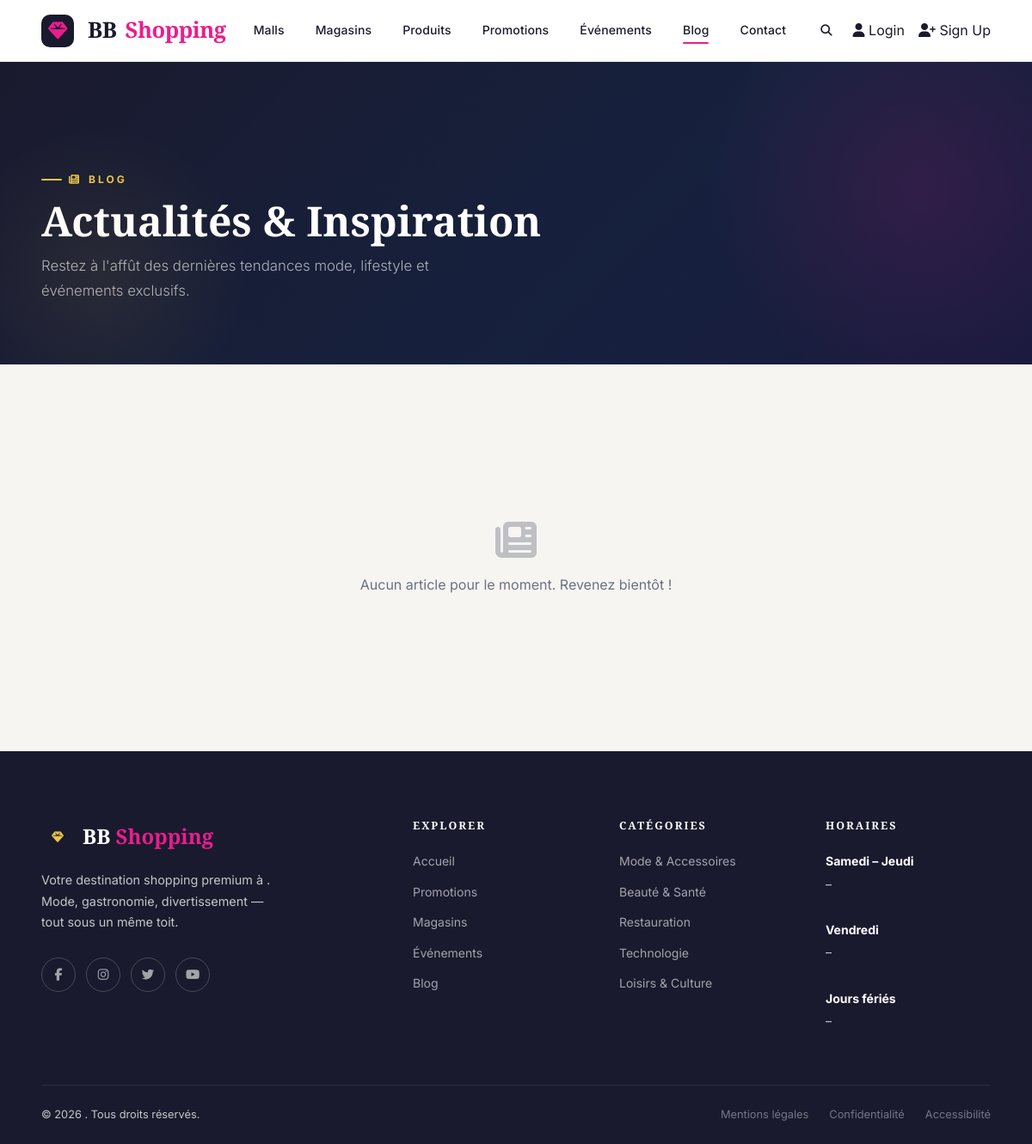
The page /blogs/ on the database as committed earlier.
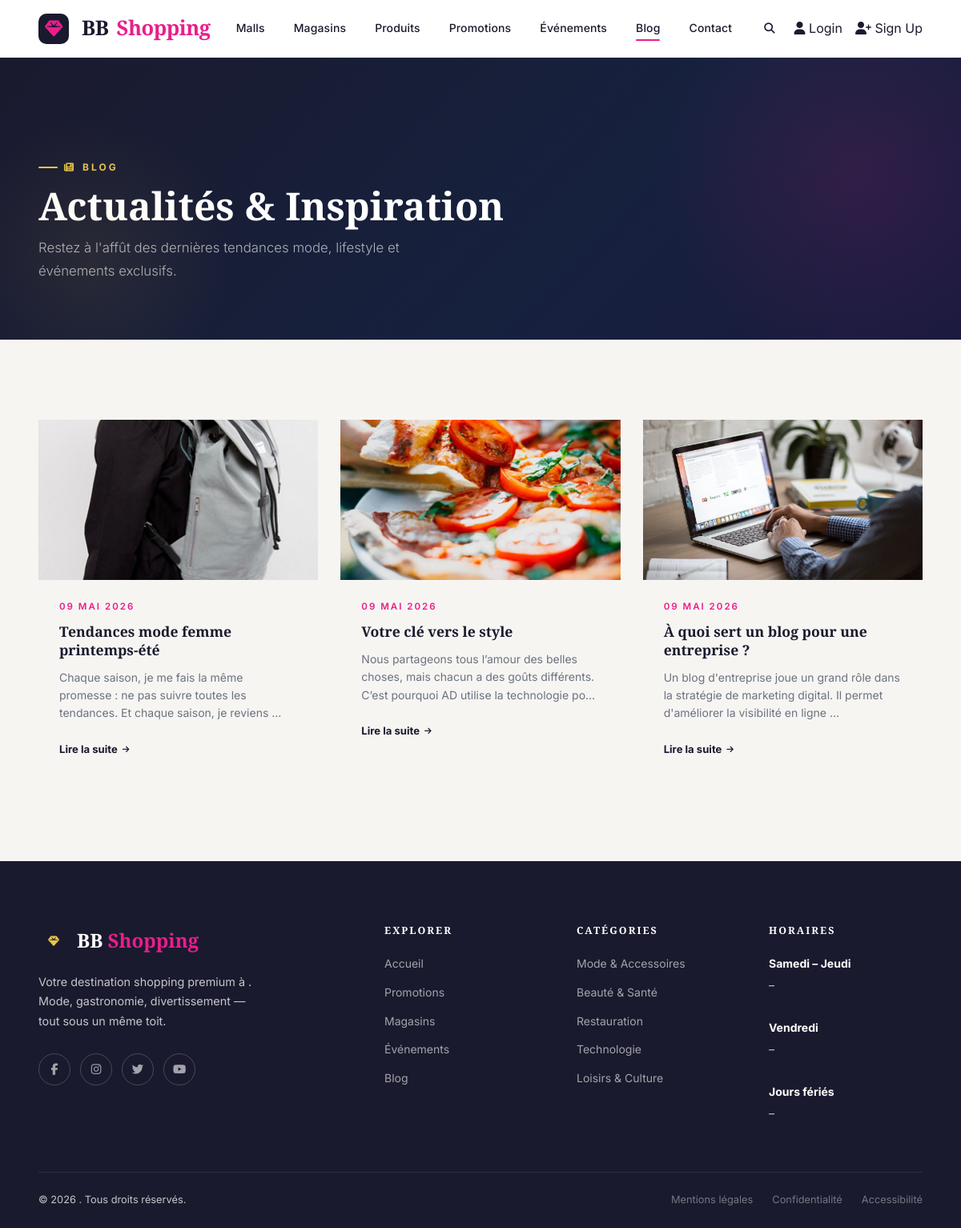
The same page on the database as committed later.
### centre_commercial/models.py (models this page shows, shortened)
class ArticleBlog(models.Model):
    mall = models.ForeignKey(Mall, on_delete=models.SET_NULL, null=True, blank=True, related_name='blogs')
    title = models.CharField(max_length=200, verbose_name="Title")
    slug = models.SlugField(unique=True, blank=True)
    content = models.TextField(blank=True, verbose_name="Content")
    image = models.ImageField(upload_to='blog/', verbose_name="Image")
    date_publication = models.DateTimeField(auto_now_add=True, verbose_name="Date publication")
    class Meta:
        verbose_name = "Blog Article"
        verbose_name_plural = "Blog Articles"

### centre_commercial/views.py (the view)
# urls.py: path('blogs/', views.ArticleBlogListView.as_view(), name='blogs_all'),
class ArticleBlogListView(ListView):
    model = ArticleBlog
    template_name = 'mall/blog_list.html'
    context_object_name = 'articles'
    ordering = ['-date_publication']
    def get_queryset(self):
        self.mall_slug = self.kwargs.get('slug')
        self.mall = None
        if self.mall_slug:
            self.mall = get_object_or_404(Mall, slug=self.mall_slug)
            return ArticleBlog.objects.filter(mall=self.mall).order_by('-date_publication')
        return ArticleBlog.objects.all().order_by('-date_publication')
    def get_context_data(self, **kwargs):
        context = super().get_context_data(**kwargs)
        context['mall'] = self.mall
        return context

### centre_commercial/context_processors.py (called while the page is built)
def cart_processor(request):
    cart_count = 0
    if request.user.is_authenticated:
        order = Order.objects.filter(user=request.user, status='pending').first()
        if order:
            cart_count = sum(item.quantity for item in order.items.all())
    return {
        'cart_count': cart_count
    }

def wishlist_processor(request):
    wishlist_count = 0
    mall_slug = None
    if request.user.is_authenticated:
        wishlist = getattr(request.user, 'wishlist', None)
        if wishlist:
            wishlist_count = wishlist.products.count()
    if request.resolver_match:
        mall_slug = request.resolver_match.kwargs.get('mall_slug')
    return {
        'wishlist_count': wishlist_count,
        'mall_slug': mall_slug
    }

### templates/mall/blog_list.html (shortened to what this page needs)
{% extends 'base.html' %}
{% block content %}
<section class="ym-page-hero">
  <div class="ym-container">
    <p class="ym-eyebrow"><i class="fas fa-newspaper"></i> Blog</p>
    <h1 class="ym-section-title">Actualités &amp; Inspiration</h1>
    <p class="ym-section-subtitle">Restez à l'affût des dernières tendances mode, lifestyle et événements exclusifs.</p>
  </div>
</section>
<section class="ym-section ym-section--gray">
  <div class="ym-container">
    <div class="ym-blog-grid ym-reveal">
      {% for article in articles %}
        <div style="position: relative;">
        <a href="{% url 'blog_detail' article.mall.slug article.slug %}" aria-label="Lire: {{ article.title }}">
        <div class="ym-blog-card__image-wrap">
          {% if article.image %}
          <img src="{{ article.image.url }}" alt="{{ article.title }}">
          {% else %}
          <div class="ym-blog-card__image-placeholder">
            <i class="fas fa-newspaper"></i>
          </div>
          {% endif %}
        </div>
        <div class="ym-blog-card__body">
          <p class="ym-blog-card__date">{{ article.date_publication|date:"d M Y" }}</p>
          <h2 class="ym-blog-card__title">{{ article.title }}</h2>
          <p class="ym-blog-card__excerpt">{{ article.content|truncatewords:20 }}</p>
          <a href="{% url 'blog_detail' article.mall.slug article.slug %}" class="ym-blog-card__read-more">
            Lire la suite
          </a>
        </div>
      </a>
      </div>
      {% empty %}
      <div class="ym-empty" style="grid-column: 1/-1;">
        <i class="fas fa-newspaper"></i>
        <p>Aucun article pour le moment. Revenez bientôt !</p>
      </div>
      {% endfor %}
    </div>
  </div>
</section>
{% endblock %}

### templates/base.html (shortened to what this page needs)
{% load static %}
<!DOCTYPE html>
<html lang="fr">
<head>
  <link rel="stylesheet" href="https://cdnjs.cloudflare.com/ajax/libs/font-awesome/6.5.0/css/all.min.css">
  <link rel="stylesheet" href="{% static 'css/main.css' %}">
  <link rel="stylesheet" href="{% static 'css/portal.css' %}">
</head>
<body>
<header id="ym-navbar" class="ym-navbar" role="banner">
<a href="{% url 'home' %}" class="ym-navbar__brand">
    <span class="ym-navbar__brand-icon">
      <i class="fas fa-gem fa-sm"></i>
    </span>
</a>
{% if mall %}
  <a href="{% url 'mall' mall.slug %}" class="ym-navbar__brand">
     {{ mall.name }} <span>MALL</span>
    </a>
{% else %}
<a href="{% url 'home' %}" class="ym-navbar__brand">
    BB <span>Shopping</span>
  </a>
{% endif %}
  <nav>
    <ul class="ym-navbar__nav">
      <li><a href="{% url 'mall_list' %}">Malls</a></li>
      <li><a href="{% if mall %}{% url 'shops_by_mall' mall.slug %}{% else %}{% url 'shops_all' %}{% endif %}">Magasins</a></li>
      <li><a href="{% if mall %}{% url 'products_by_mall' mall.slug %}{% else %}{% url 'products_all' %}{% endif %}">Produits</a></li>
      <li><a href="{% if mall %}{% url 'promotions_by_mall' mall.slug %}{% else %}{% url 'promotions_all' %}{% endif %}">Promotions</a></li>
      <li><a href="{% if mall %}{% url 'events_by_mall' mall.slug %}{% else %}{% url 'events_all' %}{% endif %}">Événements</a></li>
      <li><a href="{% if mall %}{% url 'blogs_by_mall' mall.slug %}{% else %}{% url 'blogs_all' %}{% endif %}">Blog</a></li>
     <li>
      {% if mall %}
      <a href="{% url 'contact_message_create_by_mall' mall.slug %}" >Contact </a>
      {% else %}
      <a href="{% url 'contact_message_create' %}" >Contact </a>
      {% endif %}
     </li>
    </ul>
  </nav>
  <div class="ym-navbar__actions">
    <button class="ym-navbar__search-btn">
      <i class="fas fa-search"></i>
    </button>
    {% if user.is_authenticated %}
        <a href="{% url 'wishlist'%}" class="wishlist-icon">
          <i class="fas fa-heart"></i>
          <span class="wishlist-badge">{{ wishlist_count|default:"0" }}</span>
        </a>
      <a href="{% url 'cart' %}" class="cart-link">
        <i class="fas fa-shopping-cart"></i>
        <span class="cart-badge">{{ cart_count|default:"0" }}</span>
      </a>
      <a href="{% url 'user_update' user.username %}" class="ym-split-btn-main">
        <i class="fas fa-user-circle"></i> {{ user.username }}
      </a>
      <!--
      {% if user.malls.all %}
        {% for m in user.malls.all %}
        <a href="{% url 'mall_dashboard' m.slug %}" style="color: var(--color-accent);"><i class="fas fa-building me-1"></i> {{ m.name }} Dash</a>
        {% endfor %}
      {% endif %}
      {% if user.shops.all %}
        {% for s in user.shops.all %}
        <a href="{% url 'shop_dashboard' s.slug %}" style="color: var(--color-pink);"><i class="fas fa-store me-1"></i> {{ s.name }} Dash</a>
        {% endfor %}
      {% endif %} -->
      <form action="{% url 'logout' %}" method="post">
        {% csrf_token %}
        <button type="submit" class="ym-split-btn-main">Logout</button>
      </form>
<!--
      <li><a href="{% url 'order_list_all' %}"><i class="fas fa-list"></i> Orders</a></li>
      <li><a href="{% url 'orders_items_list_all' %}"><i class="fas fa-list"></i> Orders items all</a></li> -->
      {% if user.is_superuser %}
        <a href="{% url 'admin_dashboard' %}" class="ym-btn ym-btn--pink ym-btn--sm" style="height: 32px; padding: 0 16px; border-radius: 8px; font-size: 0.75rem; text-transform: uppercase; letter-spacing: 1px;">
          <i class="fas fa-shield-alt me-1"></i> Dashboard</a>
      {% endif %}
    {% else %}
       <a class="nav-link me-3" href="{% url 'login' %}">
        <i class="fa fa-user"></i> Login
      </a>
      <a class="nav-link" href="{% url 'signup' %}">
        <i class="fa fa-user-plus"></i> Sign Up
      </a>
    {% endif %}
  </div>
</header>
<main id="main-content" {% block main_attrs %}class="ym-main-content" style="margin-top:72px"{% endblock %}>
  {% block content %}
  {% endblock %}
</main>
<footer class="ym-footer" role="contentinfo">
  <div class="ym-container">
    <div class="ym-footer__grid">
      <div>
        <div class="ym-footer__brand">
          <span class="ym-navbar__brand-icon"><i class="fas fa-gem fa-sm"></i></span>
          <span class="ym-footer__brand-name">{% if mall %}{{mall.name}} <span>MALL</span>{% else %}BB <span>Shopping</span>{% endif %}</span>
        </div>
        <p class="ym-footer__tagline">
          Votre destination shopping premium à {{mall.city}}. Mode, gastronomie, divertissement — tout sous un même toit.
        </p>
        <div class="ym-footer__social">
          <a href="#" class="ym-footer__social-link" aria-label="Facebook"><i class="fab fa-facebook-f"></i></a>
          <a href="#" class="ym-footer__social-link" aria-label="Instagram"><i class="fab fa-instagram"></i></a>
          <a href="#" class="ym-footer__social-link" aria-label="Twitter"><i class="fab fa-twitter"></i></a>
          <a href="#" class="ym-footer__social-link" aria-label="YouTube"><i class="fab fa-youtube"></i></a>
        </div>
      </div>
      <div>
        <h3 class="ym-footer__heading">Explorer</h3>
        <ul class="ym-footer__links">
          {% if mall and mall.slug %}
            <li><a href="{% url 'mall' mall.slug %}">Accueil</a></li>
            <li><a href="{% url 'promotions_by_mall' mall.slug %}">Promotions</a></li>
            <li><a href="{% url 'shops_by_mall' mall.slug %}">Magasins</a></li>
            <li><a href="{% url 'events_by_mall' mall.slug %}">Événements</a></li>
            <li><a href="{% url 'blogs_by_mall' mall.slug %}">Blog</a></li>
            <li><a href="{% url 'contact_message_create_by_mall' mall.slug %}">Contact</a></li>
          {% else %}
            <li><a href="{% url 'home' %}">Accueil</a></li>
            <li><a href="{% url 'promotions_all' %}">Promotions</a></li>
            <li><a href="{% url 'shops_all' %}">Magasins</a></li>
            <li><a href="{% url 'events_all' %}">Événements</a></li>
            <li><a href="{% url 'blogs_all' %}">Blog</a></li>
          {% endif %}
        </ul>
      </div>
      <div>
        <h3 class="ym-footer__heading">Catégories</h3>
        <ul class="ym-footer__links">
          <li><a href="{% url 'shops_all' %}?category=mode">Mode & Accessoires</a></li>
          <li><a href="{% url 'shops_all' %}?category=beaute">Beauté & Santé</a></li>
          <li><a href="{% url 'shops_all' %}?category=restauration">Restauration</a></li>
          <li><a href="{% url 'shops_all' %}?category=technologie">Technologie</a></li>
          <li><a href="{% url 'shops_all' %}?category=loisirs">Loisirs & Culture</a></li>
        </ul>
      </div>
      <div>
        <h3 class="ym-footer__heading">Horaires</h3>
        <div class="ym-footer__hours">
          <p><strong>Samedi – Jeudi</strong><br>{{mall.opening_time}} – {{mall.closing_time}}</p>
          <br>
          <p><strong>Vendredi</strong><br>{{mall.opening_time}} – {{mall.closing_time}}</p>
          <br>
          <p><strong>Jours fériés</strong><br>{{mall.opening_time}} – {{mall.closing_time}}</p>
        </div>
      </div>
    </div>
    <div class="ym-footer__bottom">
      <p>© {% now "Y" %} {{mall.name}} . Tous droits réservés.</p>
      <div class="ym-footer__legal">
        <a href="#">Mentions légales</a>
        <a href="#">Confidentialité</a>
        <a href="#">Accessibilité</a>
      </div>
    </div>
  </div>
</footer>
</body>
</html>

Rows that differ between the two databases and show on the page:
added ArticleBlog: image (picture), date_publication "09 MAI 2026", title "Tendances mode femme printemps-été", content "Chaque saison, je me fais la même promesse : ne pas suivre toutes les tendances. Et chaque saison, je reviens …"
added ArticleBlog: image (picture), date_publication "09 MAI 2026", title "Votre clé vers le style", content "Nous partageons tous l’amour des belles choses, mais chacun a des goûts différents. C’est pourquoi AD utilise la technologie…"
added ArticleBlog: image (picture), date_publication "09 MAI 2026", title "À quoi sert un blog pour une entreprise ?", content "Un blog d'entreprise joue un grand rôle dans la stratégie de marketing digital. Il permet d'améliorer la visibilité en ligne …"
Other text that changed with them:
text no longer shown: "Aucun article pour le moment. Revenez bientôt !"
